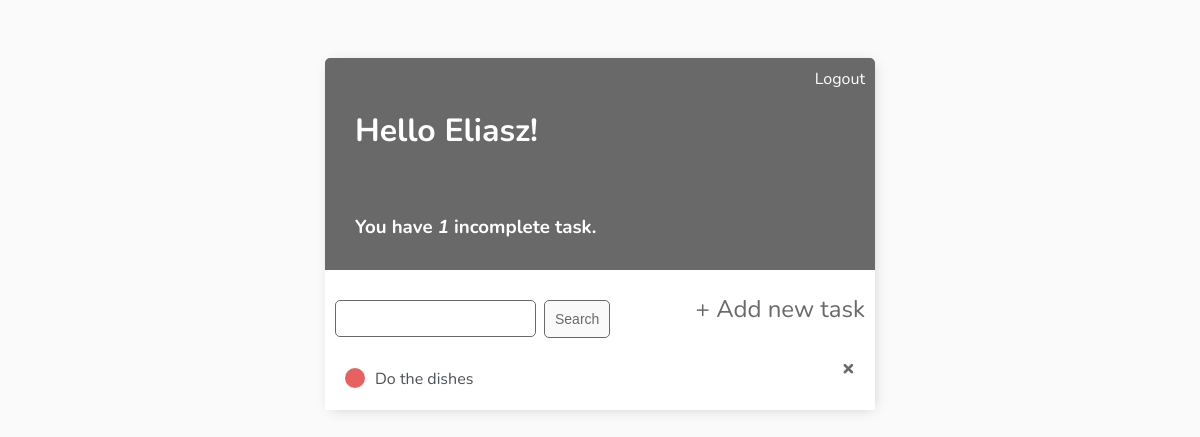
Page / (signed in) on the earlier database version.
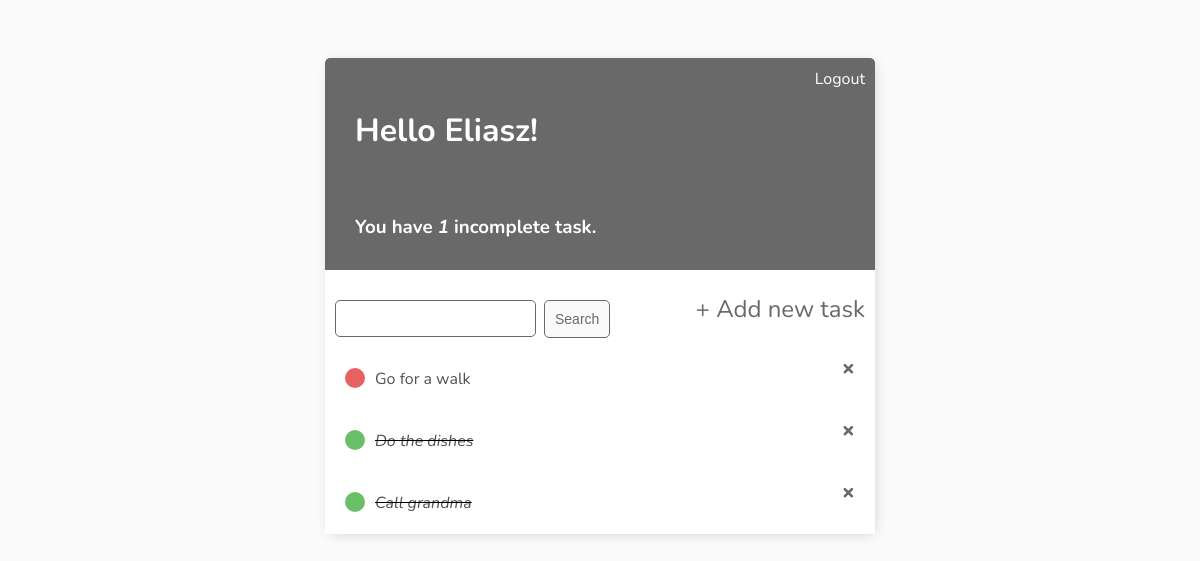
Same page on the later database version.
### todo/models.py (models this page shows)
class Task(models.Model):
    user = models.ForeignKey(User, on_delete=models.CASCADE, null=True, blank=True)
    title = models.CharField(max_length=200)
    description = models.TextField(blank=True, null=True)
    completed = models.BooleanField(default=False)
    created = models.DateTimeField(auto_now_add=True)
    def __str__(self):
        return self.title
    class Meta:
        ordering = ['completed']

### todo/views.py (the view)
# urls.py: path('', TaskList.as_view(), name='tasks'),
class TaskList(LoginRequiredMixin, ListView):
    model = Task
    context_object_name = 'tasks'
    def get_context_data(self, **kwargs):
        context = super().get_context_data(**kwargs)
        context['tasks'] = context['tasks'].filter(user=self.request.user)
        context['count'] = context['tasks'].filter(completed=False).count()
        search_input = self.request.GET.get('search-area') or ''
        if search_input:
            context['tasks'] = context['tasks'].filter(title__startswith=search_input)
        context['search_input'] = search_input
        return context

### todo/templates/todo/task_list.html
{% extends 'todo/base.html' %}
{% load static %}
{% block content %}
<div class="header-bar">
    <div>
        <h1>Hello {{request.user|title }}!</h1>
        <h3 style="margin: 0">
            You have <i>{{ count }}</i> incomplete task{{ count|pluralize:"s"}}.
        </h3>
    </div>
    {% if request.user.is_authenticated %}
    <a href="{% url 'logout' %}">Logout</a>
    {% else %}
    <a href="{% url 'login' %}">Login</a>
    {% endif %}
</div>
<div id="search-add-wrapper">
    <form method="GET" style="margin-top: 20px; display: flex;">
        <label>
            <input type="text" name="search-area" value="{{ search_input }}">
        </label>
        <input class="button" type="submit" value="Search">
    </form>
    <a id="add-link" href="{% url 'task-create' %}">&#x2b; Add new task</a>
</div>
<div class="task-items-wrapper">
    {% for task in tasks %}
    <div class="task-wrapper">
        {% if task.completed %}
        <div class="task-title">
            <div class="task-complete-icon"></div>
            <i><s><a href="{% url 'task-update' task.id %}">{{task}}</a></s></i>
        </div>
        <a class="delete-link" href="{% url 'task-delete' task.id %}">&#215;</a>
        {% else %}
        <div class="task-title">
            <div class="task-incomplete-icon"></div>
            <a href="{% url 'task-update' task.id %}">{{task}}</a>
        </div>
        <a class="delete-link" href="{% url 'task-delete' task.id %}">&#215;</a>
        {% endif %}
    </div>
    {% empty %}
    <h3 class="">No tasks yet!</h3>
    {% endfor %}
</div>
{% endblock %}

### todo/templates/todo/base.html (shortened to what this page needs)
<!DOCTYPE html>
{% load static %}
<html lang="en">
<head>
    <link rel="stylesheet" type="text/css" href="{% static '/css/main.css' %}">
</head>
<body>
<div class="container">
    {% block content %}
    {% endblock %}
</div>
</body>
</html>

### static/css/main.css (style rules this page uses)
body { background-color: #fafafa; font-family: 'Nunito', sans-serif; padding-top: 50px; }
h1, h2, h3, h4, h5, h6 { font-family: 'Nunito', sans-serif; padding: 20px; }
a, p { color: #4b5156; }
.container { width: 550px; margin: auto; background-color: #fff; -webkit-box-shadow: 2px 2px 13px -4px rgba(0, 0, 0, 0.21); box-shadow: 2px 2px 13px -4px rgba(0, 0, 0, 0.21); }
.header-bar { display: flex; justify-content: space-between; color: #fff; padding: 10px; border-radius: 5px 5px 0 0; background: #696969; }
.header-bar a { color: #fff; text-decoration: none; }
.task-wrapper { display: flex; justify-content: space-between; padding: 20px; background-color: #fff; border-top: 1px rgb(226, 226, 226); }
.task-title { display: flex; }
.task-title a { text-decoration: none; color: #4b5156; margin-left: 10px; }
.task-complete-icon { width: 20px; height: 20px; border-radius: 50%; background-color: rgb(105, 192, 105); }
.task-incomplete-icon { width: 20px; height: 20px; border-radius: 50%; background-color: rgb(232, 97, 97); }
.delete-link { color: #696969; text-decoration: none; font-size: 22px; font-weight: 900; line-height: 0; }
#search-add-wrapper { display: flex; justify-content: space-between; align-items: center; padding: 10px; }
#add-link { color: #696969; text-decoration: none; font-size: 24px; }
.button { border: 1px solid #696969; background-color: #fafafa; color: #696969; padding: 10px; border-radius: 5px; text-decoration: none; font-size: 14px; cursor: pointer; margin-left: 10px; }
input[type="text"], input[type="password"], textarea { border: 1px solid #696969; padding: 10px; border-radius: 5px; width: 90%; }

Differences in the rows shown:
added Task: title "Go for a walk"
changed Task "Do the dishes": completed False → True (drawn)
added Task: title "Call grandma"
